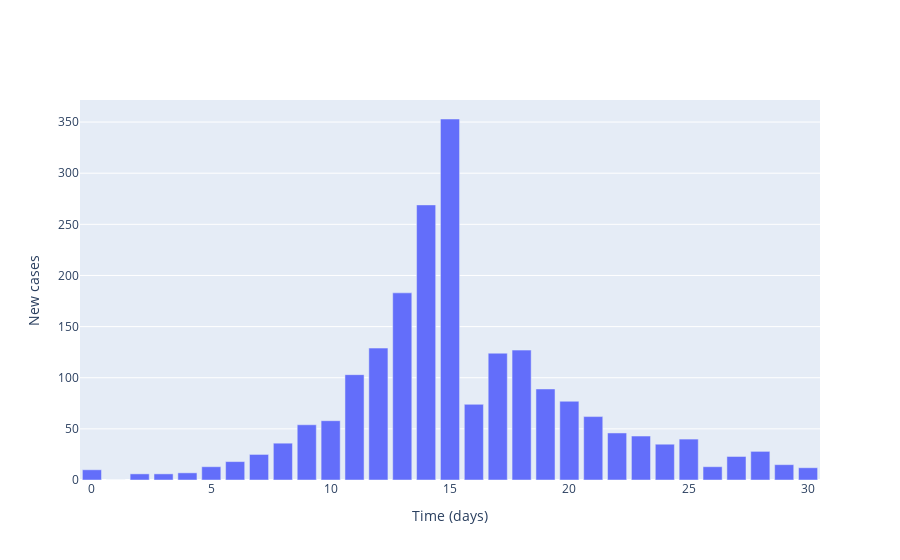

The notebook cell this image was saved under:
### Code cell
# Plot (bar chart cases each day)
fig = go.Figure()

# Plot of incidences
fig.add_trace(
    go.Bar(
        x=times,
        y=locally_infected_cases,
        name='Incidences'
    )
)

# Add axis labels
fig.update_layout(
    xaxis_title='Time (days)',
    yaxis_title='New cases'
)

fig.show()

### Figure 1 — Plotly figure (JSON) as saved in the notebook; plotly's stock layout.template omitted (floating-point values rounded to 4 significant figures)
{"data": [{"name": "Incidences", "type": "bar", "x": [0, 1, 2, 3, 4, 5, 6, 7, 8, 9, 10, 11, 12, 13, 14, 15, 16, 17, 18, 19, 20, 21, 22, 23, 24, 25, 26, 27, 28, 29, 30], "y": [10, 0, 6, 6, 7, 13, 18, 25, 36, 54, 58, 103, 129, 183, 269, 353, 74, 124, 127, 89, 77, 62, 46, 43, 35, 40, 13, 23, 28, 15, 12]}], "layout": {"xaxis": {"title": {"text": "Time (days)"}}, "yaxis": {"title": {"text": "New cases"}}}}
